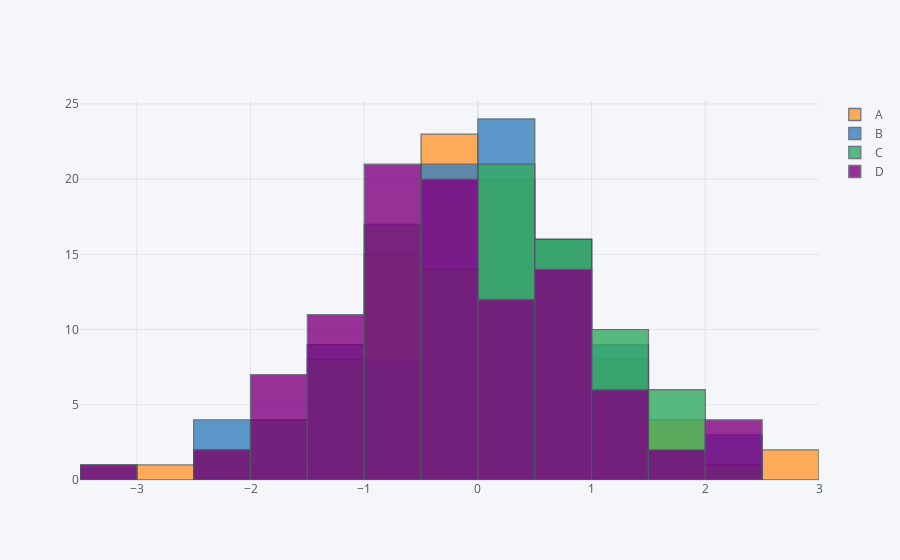

This figure's notebook cell:
### Markdown cell above
## histogram

### Code cell
df.iplot(kind='hist')
